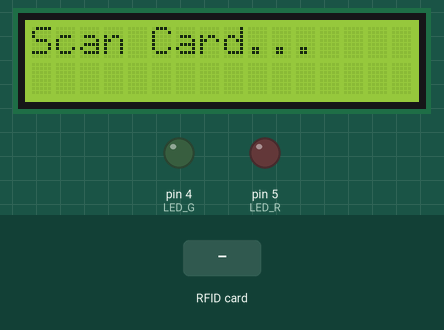
This sketch was run on a simulated Arduino Uno, built with avr-gcc and run on an emulated ATmega328P. On the bench: 16×2 character LCD, output pins drawn as LEDs (lit = HIGH). The test bench sets the inputs (shaded band). Pins used as bus, display or sensor lines are not drawn; what the sketch prints to the serial monitor is not drawn.

Above: at 1.3 s.
1.4 s: RFID card A3 7B FB 1A held to the reader
At 2.4 s:
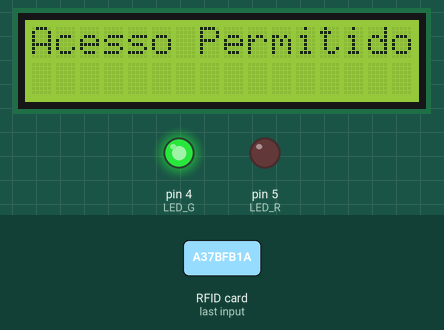
2.9 s: RFID card 5E 7A 19 C4 held to the reader
At 5.3 s:
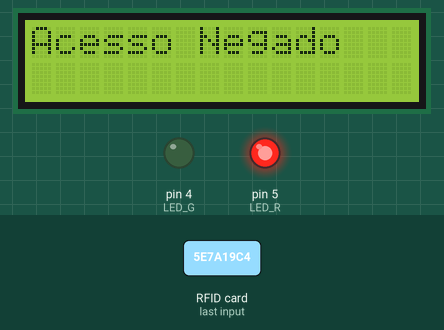
At 8.8 s:
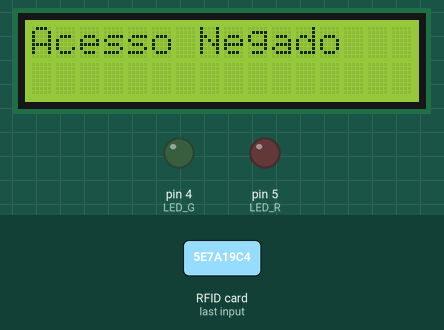
Timing chart, 0 to 10.3 s (numbered marks = the images above; inputs shaded):
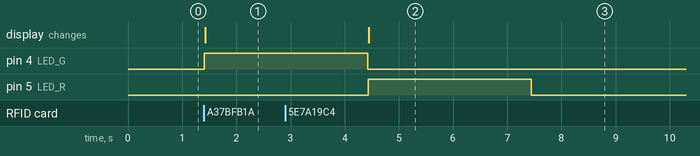

Measured:
- after the input at 1.4 s, pin 4 (LED_G): LOW → HIGH at once; the display: changes at once (image 1)
- after the input at 2.9 s, pin 5 (LED_R): LOW → HIGH after 1.5 s, → LOW 3.0 s later; the display: changes after 1.5 s (image 2)

The sketch:

rfid_project.ino
```cpp
#include <SPI.h>
#include <MFRC522.h>
#include <Wire.h>
#include <LiquidCrystal_I2C.h>


#define SS_PIN 10
#define RST_PIN 9
#define LED_G 4 // Green LED pin
#define LED_R 5 // Red LED pin
#define ENDERECO  0x3F // I2C Address of the LCD
#define COLUNAS   16
#define LINHAS    2

MFRC522 mfrc522(SS_PIN, RST_PIN);
LiquidCrystal_I2C lcd(ENDERECO, COLUNAS, LINHAS);

const String authorizedUIDs[] = {"A3 7B FB 1A"}; // Array of authorized UIDs

void setup() {
  Serial.begin(9600);
  SPI.begin();
  mfrc522.PCD_Init();

  pinMode(LED_G, OUTPUT);
  pinMode(LED_R, OUTPUT);

  lcd.init();
  lcd.backlight();
  lcd.clear();
  lcd.print("Scan Card...");
}

void loop() {
  if (!mfrc522.PICC_IsNewCardPresent()) {
    return;
  }

  if (!mfrc522.PICC_ReadCardSerial()) {
    return;
  }

  String content = "";
  for (byte i = 0; i < mfrc522.uid.size; i++) {
    content.concat(mfrc522.uid.uidByte[i] < 0x10 ? " 0" : " ");
    content.concat(String(mfrc522.uid.uidByte[i], HEX));
  }

  content.toUpperCase();
  bool authorized = false;

  for (const String &uid : authorizedUIDs) {
    if (content.substring(1) == uid) {
      authorized = true;
      break;
    }
  }

  if (authorized) {
    digitalWrite(LED_G, HIGH);
    Serial.println("Authorized access");
    lcd.clear();
    lcd.print("Acesso Permitido");
    delay(3000);
    digitalWrite(LED_G, LOW);
  } else {
    digitalWrite(LED_R, HIGH);
    Serial.println("Access denied");
    lcd.clear();
    lcd.print("Acesso Negado");
    delay(3000);
    digitalWrite(LED_R, LOW);
  }
}
```
